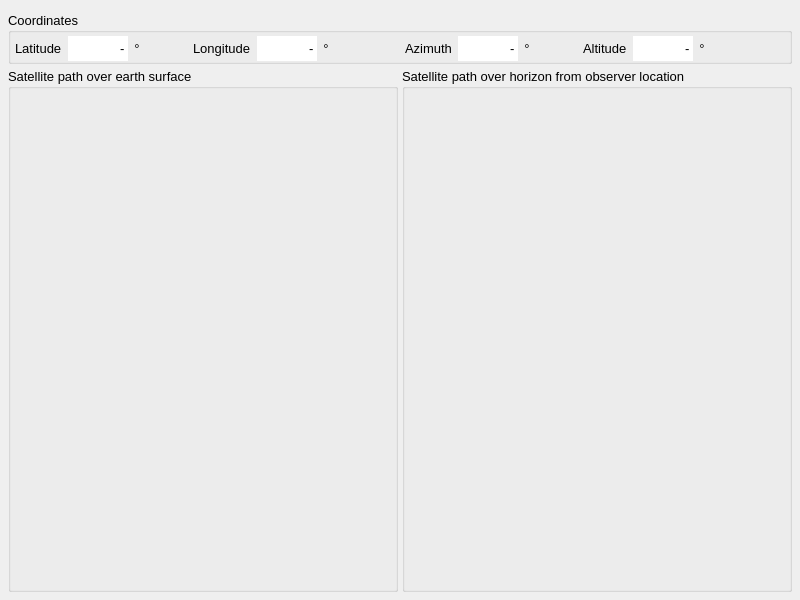
<?xml version="1.0" encoding="UTF-8"?>
<ui version="4.0">
 <class>SatelliteDialog</class>
 <widget class="QWidget" name="SatelliteDialog">
  <property name="geometry">
   <rect>
    <x>0</x>
    <y>0</y>
    <width>800</width>
    <height>600</height>
   </rect>
  </property>
  <property name="sizePolicy">
   <sizepolicy hsizetype="Preferred" vsizetype="Preferred">
    <horstretch>0</horstretch>
    <verstretch>0</verstretch>
   </sizepolicy>
  </property>
  <property name="minimumSize">
   <size>
    <width>800</width>
    <height>285</height>
   </size>
  </property>
  <property name="maximumSize">
   <size>
    <width>1600</width>
    <height>600</height>
   </size>
  </property>
  <property name="sizeIncrement">
   <size>
    <width>10</width>
    <height>10</height>
   </size>
  </property>
  <property name="baseSize">
   <size>
    <width>10</width>
    <height>10</height>
   </size>
  </property>
  <property name="font">
   <font>
    <family>Arial</family>
    <pointsize>10</pointsize>
   </font>
  </property>
  <property name="windowTitle">
   <string>Satellite</string>
  </property>
  <layout class="QGridLayout" name="gridLayout" rowstretch="0" columnstretch="0">
   <property name="leftMargin">
    <number>4</number>
   </property>
   <property name="topMargin">
    <number>8</number>
   </property>
   <property name="rightMargin">
    <number>4</number>
   </property>
   <property name="bottomMargin">
    <number>4</number>
   </property>
   <property name="spacing">
    <number>4</number>
   </property>
   <item row="0" column="0">
    <layout class="QVBoxLayout" name="verticalLayout">
     <property name="spacing">
      <number>4</number>
     </property>
     <property name="leftMargin">
      <number>4</number>
     </property>
     <property name="topMargin">
      <number>4</number>
     </property>
     <property name="rightMargin">
      <number>4</number>
     </property>
     <property name="bottomMargin">
      <number>4</number>
     </property>
     <item>
      <widget class="QGroupBox" name="groupBox">
       <property name="minimumSize">
        <size>
         <width>0</width>
         <height>0</height>
        </size>
       </property>
       <property name="title">
        <string>Coordinates</string>
       </property>
       <layout class="QHBoxLayout" name="horizontalLayout">
        <property name="leftMargin">
         <number>4</number>
        </property>
        <property name="topMargin">
         <number>3</number>
        </property>
        <property name="rightMargin">
         <number>4</number>
        </property>
        <property name="bottomMargin">
         <number>0</number>
        </property>
        <item>
         <widget class="QLabel" name="label_274">
          <property name="minimumSize">
           <size>
            <width>0</width>
            <height>25</height>
           </size>
          </property>
          <property name="font">
           <font>
            <family>Arial</family>
            <pointsize>10</pointsize>
            <bold>false</bold>
           </font>
          </property>
          <property name="text">
           <string>Latitude</string>
          </property>
         </widget>
        </item>
        <item>
         <widget class="QLineEdit" name="satLatitude">
          <property name="enabled">
           <bool>true</bool>
          </property>
          <property name="minimumSize">
           <size>
            <width>0</width>
            <height>25</height>
           </size>
          </property>
          <property name="maximumSize">
           <size>
            <width>60</width>
            <height>16777215</height>
           </size>
          </property>
          <property name="font">
           <font>
            <family>Arial</family>
            <pointsize>10</pointsize>
            <bold>false</bold>
           </font>
          </property>
          <property name="mouseTracking">
           <bool>false</bool>
          </property>
          <property name="acceptDrops">
           <bool>false</bool>
          </property>
          <property name="toolTip">
           <string>Actual latitude where the satellite could be seen in zenith.</string>
          </property>
          <property name="layoutDirection">
           <enum>Qt::LayoutDirection::RightToLeft</enum>
          </property>
          <property name="text">
           <string>-</string>
          </property>
          <property name="frame">
           <bool>false</bool>
          </property>
          <property name="alignment">
           <set>Qt::AlignmentFlag::AlignRight|Qt::AlignmentFlag::AlignTrailing|Qt::AlignmentFlag::AlignVCenter</set>
          </property>
          <property name="readOnly">
           <bool>true</bool>
          </property>
         </widget>
        </item>
        <item>
         <widget class="QLabel" name="label_332">
          <property name="minimumSize">
           <size>
            <width>0</width>
            <height>25</height>
           </size>
          </property>
          <property name="font">
           <font>
            <family>Arial</family>
            <pointsize>10</pointsize>
            <bold>false</bold>
           </font>
          </property>
          <property name="text">
           <string>°</string>
          </property>
          <property name="alignment">
           <set>Qt::AlignmentFlag::AlignCenter</set>
          </property>
          <property name="wordWrap">
           <bool>false</bool>
          </property>
         </widget>
        </item>
        <item>
         <spacer name="horizontalSpacer_4">
          <property name="orientation">
           <enum>Qt::Orientation::Horizontal</enum>
          </property>
          <property name="sizeHint" stdset="0">
           <size>
            <width>10</width>
            <height>20</height>
           </size>
          </property>
         </spacer>
        </item>
        <item>
         <widget class="QLabel" name="label_334">
          <property name="minimumSize">
           <size>
            <width>0</width>
            <height>25</height>
           </size>
          </property>
          <property name="font">
           <font>
            <family>Arial</family>
            <pointsize>10</pointsize>
            <bold>false</bold>
           </font>
          </property>
          <property name="text">
           <string>Longitude</string>
          </property>
         </widget>
        </item>
        <item>
         <widget class="QLineEdit" name="satLongitude">
          <property name="enabled">
           <bool>true</bool>
          </property>
          <property name="minimumSize">
           <size>
            <width>0</width>
            <height>25</height>
           </size>
          </property>
          <property name="maximumSize">
           <size>
            <width>60</width>
            <height>16777215</height>
           </size>
          </property>
          <property name="font">
           <font>
            <family>Arial</family>
            <pointsize>10</pointsize>
            <bold>false</bold>
           </font>
          </property>
          <property name="mouseTracking">
           <bool>false</bool>
          </property>
          <property name="acceptDrops">
           <bool>false</bool>
          </property>
          <property name="toolTip">
           <string>Actual longitude where the satellite could be seen in zenith.</string>
          </property>
          <property name="layoutDirection">
           <enum>Qt::LayoutDirection::RightToLeft</enum>
          </property>
          <property name="text">
           <string>-</string>
          </property>
          <property name="frame">
           <bool>false</bool>
          </property>
          <property name="alignment">
           <set>Qt::AlignmentFlag::AlignRight|Qt::AlignmentFlag::AlignTrailing|Qt::AlignmentFlag::AlignVCenter</set>
          </property>
          <property name="readOnly">
           <bool>true</bool>
          </property>
         </widget>
        </item>
        <item>
         <widget class="QLabel" name="label_335">
          <property name="minimumSize">
           <size>
            <width>0</width>
            <height>25</height>
           </size>
          </property>
          <property name="font">
           <font>
            <family>Arial</family>
            <pointsize>10</pointsize>
            <bold>false</bold>
           </font>
          </property>
          <property name="text">
           <string>°</string>
          </property>
          <property name="alignment">
           <set>Qt::AlignmentFlag::AlignCenter</set>
          </property>
          <property name="wordWrap">
           <bool>false</bool>
          </property>
         </widget>
        </item>
        <item>
         <spacer name="horizontalSpacer_5">
          <property name="orientation">
           <enum>Qt::Orientation::Horizontal</enum>
          </property>
          <property name="sizeHint" stdset="0">
           <size>
            <width>70</width>
            <height>20</height>
           </size>
          </property>
         </spacer>
        </item>
        <item>
         <widget class="QLabel" name="label_239">
          <property name="minimumSize">
           <size>
            <width>0</width>
            <height>25</height>
           </size>
          </property>
          <property name="font">
           <font>
            <family>Arial</family>
            <pointsize>10</pointsize>
            <bold>false</bold>
           </font>
          </property>
          <property name="text">
           <string>Azimuth</string>
          </property>
         </widget>
        </item>
        <item>
         <widget class="QLineEdit" name="satAzimuth">
          <property name="enabled">
           <bool>true</bool>
          </property>
          <property name="minimumSize">
           <size>
            <width>0</width>
            <height>25</height>
           </size>
          </property>
          <property name="maximumSize">
           <size>
            <width>60</width>
            <height>16777215</height>
           </size>
          </property>
          <property name="font">
           <font>
            <family>Arial</family>
            <pointsize>10</pointsize>
            <bold>false</bold>
           </font>
          </property>
          <property name="mouseTracking">
           <bool>false</bool>
          </property>
          <property name="acceptDrops">
           <bool>false</bool>
          </property>
          <property name="toolTip">
           <string>Actual azimuth of the satelite from observers position.</string>
          </property>
          <property name="layoutDirection">
           <enum>Qt::LayoutDirection::RightToLeft</enum>
          </property>
          <property name="text">
           <string>-</string>
          </property>
          <property name="frame">
           <bool>false</bool>
          </property>
          <property name="alignment">
           <set>Qt::AlignmentFlag::AlignRight|Qt::AlignmentFlag::AlignTrailing|Qt::AlignmentFlag::AlignVCenter</set>
          </property>
          <property name="readOnly">
           <bool>true</bool>
          </property>
         </widget>
        </item>
        <item>
         <widget class="QLabel" name="label_209">
          <property name="minimumSize">
           <size>
            <width>0</width>
            <height>25</height>
           </size>
          </property>
          <property name="font">
           <font>
            <family>Arial</family>
            <pointsize>10</pointsize>
            <bold>false</bold>
           </font>
          </property>
          <property name="text">
           <string>°</string>
          </property>
          <property name="alignment">
           <set>Qt::AlignmentFlag::AlignCenter</set>
          </property>
          <property name="wordWrap">
           <bool>false</bool>
          </property>
         </widget>
        </item>
        <item>
         <spacer name="horizontalSpacer_7">
          <property name="orientation">
           <enum>Qt::Orientation::Horizontal</enum>
          </property>
          <property name="sizeHint" stdset="0">
           <size>
            <width>10</width>
            <height>20</height>
           </size>
          </property>
         </spacer>
        </item>
        <item>
         <widget class="QLabel" name="label_298">
          <property name="minimumSize">
           <size>
            <width>0</width>
            <height>25</height>
           </size>
          </property>
          <property name="font">
           <font>
            <family>Arial</family>
            <pointsize>10</pointsize>
            <bold>false</bold>
           </font>
          </property>
          <property name="text">
           <string>Altitude</string>
          </property>
         </widget>
        </item>
        <item>
         <widget class="QLineEdit" name="satAltitude">
          <property name="enabled">
           <bool>true</bool>
          </property>
          <property name="minimumSize">
           <size>
            <width>0</width>
            <height>25</height>
           </size>
          </property>
          <property name="maximumSize">
           <size>
            <width>60</width>
            <height>16777215</height>
           </size>
          </property>
          <property name="font">
           <font>
            <family>Arial</family>
            <pointsize>10</pointsize>
            <bold>false</bold>
           </font>
          </property>
          <property name="mouseTracking">
           <bool>false</bool>
          </property>
          <property name="acceptDrops">
           <bool>false</bool>
          </property>
          <property name="toolTip">
           <string>Actual altitude of the satelite from observers position.</string>
          </property>
          <property name="layoutDirection">
           <enum>Qt::LayoutDirection::RightToLeft</enum>
          </property>
          <property name="text">
           <string>-</string>
          </property>
          <property name="frame">
           <bool>false</bool>
          </property>
          <property name="alignment">
           <set>Qt::AlignmentFlag::AlignRight|Qt::AlignmentFlag::AlignTrailing|Qt::AlignmentFlag::AlignVCenter</set>
          </property>
          <property name="readOnly">
           <bool>true</bool>
          </property>
         </widget>
        </item>
        <item>
         <widget class="QLabel" name="label_206">
          <property name="font">
           <font>
            <family>Arial</family>
            <pointsize>10</pointsize>
            <bold>false</bold>
           </font>
          </property>
          <property name="text">
           <string>°</string>
          </property>
          <property name="alignment">
           <set>Qt::AlignmentFlag::AlignCenter</set>
          </property>
          <property name="wordWrap">
           <bool>false</bool>
          </property>
         </widget>
        </item>
        <item>
         <spacer name="horizontalSpacer_8">
          <property name="orientation">
           <enum>Qt::Orientation::Horizontal</enum>
          </property>
          <property name="sizeHint" stdset="0">
           <size>
            <width>80</width>
            <height>20</height>
           </size>
          </property>
         </spacer>
        </item>
       </layout>
      </widget>
     </item>
     <item>
      <layout class="QHBoxLayout" name="horizontalLayout_4">
       <item>
        <widget class="QGroupBox" name="groupEarth">
         <property name="sizePolicy">
          <sizepolicy hsizetype="Expanding" vsizetype="Expanding">
           <horstretch>0</horstretch>
           <verstretch>0</verstretch>
          </sizepolicy>
         </property>
         <property name="toolTip">
          <string>&lt;html&gt;&lt;head/&gt;&lt;body&gt;&lt;p&gt;Shows the satellite path vertical over ground.&lt;/p&gt;&lt;/body&gt;&lt;/html&gt;</string>
         </property>
         <property name="title">
          <string>Satellite path over earth surface</string>
         </property>
         <property name="large" stdset="0">
          <bool>true</bool>
         </property>
         <layout class="QGridLayout" name="gridLayout_5">
          <property name="leftMargin">
           <number>4</number>
          </property>
          <property name="topMargin">
           <number>12</number>
          </property>
          <property name="rightMargin">
           <number>8</number>
          </property>
          <property name="bottomMargin">
           <number>4</number>
          </property>
          <property name="spacing">
           <number>0</number>
          </property>
          <item row="0" column="0">
           <widget class="PlotBase" name="satEarth" native="true">
            <property name="sizePolicy">
             <sizepolicy hsizetype="Expanding" vsizetype="Expanding">
              <horstretch>0</horstretch>
              <verstretch>0</verstretch>
             </sizepolicy>
            </property>
            <property name="toolTip">
             <string/>
            </property>
           </widget>
          </item>
         </layout>
        </widget>
       </item>
       <item>
        <widget class="QGroupBox" name="groupHorizon">
         <property name="sizePolicy">
          <sizepolicy hsizetype="Expanding" vsizetype="Expanding">
           <horstretch>0</horstretch>
           <verstretch>0</verstretch>
          </sizepolicy>
         </property>
         <property name="toolTip">
          <string>Shows the visible track of the satellite when being observed from the position of the mount. </string>
         </property>
         <property name="title">
          <string>Satellite path over horizon from observer location</string>
         </property>
         <property name="large" stdset="0">
          <bool>true</bool>
         </property>
         <layout class="QGridLayout" name="gridLayout_4">
          <property name="leftMargin">
           <number>4</number>
          </property>
          <property name="topMargin">
           <number>12</number>
          </property>
          <property name="rightMargin">
           <number>8</number>
          </property>
          <property name="bottomMargin">
           <number>4</number>
          </property>
          <property name="spacing">
           <number>0</number>
          </property>
          <item row="0" column="0">
           <widget class="PlotBase" name="satHorizon" native="true">
            <property name="sizePolicy">
             <sizepolicy hsizetype="Expanding" vsizetype="Expanding">
              <horstretch>0</horstretch>
              <verstretch>0</verstretch>
             </sizepolicy>
            </property>
            <property name="toolTip">
             <string/>
            </property>
           </widget>
          </item>
         </layout>
        </widget>
       </item>
      </layout>
     </item>
    </layout>
   </item>
  </layout>
 </widget>
 <customwidgets>
  <customwidget>
   <class>PlotBase</class>
   <extends>QWidget</extends>
   <header>mw4.gui.utilities.gPlotBase</header>
   <container>1</container>
  </customwidget>
 </customwidgets>
 <resources/>
 <connections/>
 <designerdata>
  <property name="gridDeltaX">
   <number>5</number>
  </property>
  <property name="gridDeltaY">
   <number>5</number>
  </property>
  <property name="gridSnapX">
   <bool>true</bool>
  </property>
  <property name="gridSnapY">
   <bool>true</bool>
  </property>
  <property name="gridVisible">
   <bool>true</bool>
  </property>
 </designerdata>
</ui>
